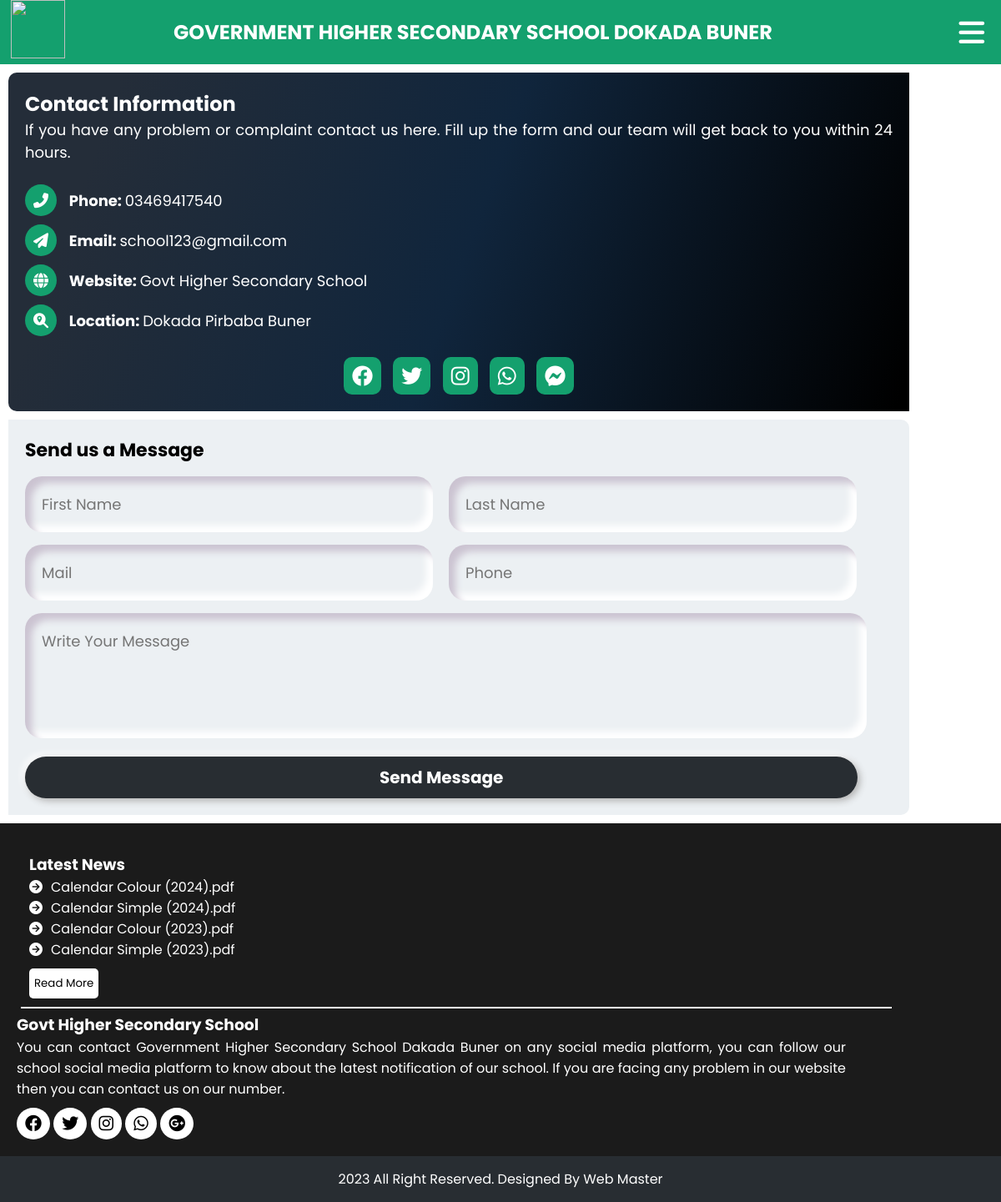
The page /Contact-Us.php on the database its author committed.
### tables this page shows
CREATE TABLE `document` (
  `id` int(11) NOT NULL,
  `file_name` varchar(255) NOT NULL,
  `file_path` varchar(255) NOT NULL,
  `upload_date` timestamp NOT NULL DEFAULT current_timestamp() ON UPDATE current_timestamp()
);

### Contact-Us.php (the view, shortened to what this page needs)
<?php include('Connection.php'); ?>
<!DOCTYPE html>
<html lang="en">
<head>
    <link rel="stylesheet" href="style.css">
    <link rel="stylesheet" href="Responsive.css">
    <link rel="stylesheet" href="https://cdnjs.cloudflare.com/ajax/libs/font-awesome/6.2.1/css/all.min.css"/>
</head>
<body>
    <header>
        <div class="logo">
            <img src="Folder/Logo.png">
        </div>
        <div class="name">
            <h1>GOVERNMENT HIGHER SECONDARY SCHOOL DOKADA BUNER</h1>
        </div>
    </header>
    <nav>
        <label for="check" class="checkbtn">
            <i class="fa fa-bars"></i>
        </label>
    </nav>
    <section class="contact-us">
        <div class="contact-text">
            <h2>Contact Information</h2>
            <p>If you have any problem or complaint contact us here. Fill up the form and our team will get back to you within 24 hours.</p>
            <ul class="contact-details">
                <li>
                    <i class="fas fa-phone-alt"></i>
                    <span>Phone: </span>
                    <a href="tel:+923469417540">03469417540</a>
                </li>
                <li>
                    <i class="fas fa-paper-plane"></i>
                    <span>Email: </span>
                    <a href="mailto:school123@gmail.com">school123@gmail.com</a>
                </li>
                <li>
                    <i class="fas fa-globe"></i>
                    <span>Website: </span>
                    <a href="https://www.hed.gkp.pk" target="_blank">Govt Higher Secondary School</a>
                </li>
                <li>
                    <i class="fa-solid fa-magnifying-glass-location"></i>
                    <span>Location: </span>
                    <a href="https://maps.google.com" target="_blank">Dokada Pirbaba Buner</a>
                </li>
            </ul>
            <ul class="contact-social">
                <li><a href="https://www.facebook.com" target="_blank"><i class="fab fa-facebook"></i></a></li>
                <li><a href="https://www.twitter.com" target="_blank"><i class="fab fa-twitter"></i></a></li>
                <li><a href="https://www.instagram.com" target="_blank"><i class="fab fa-instagram"></i></a></li>
                <li><a href="https://www.whatsapp.com" target="_blank"><i class="fab fa-whatsapp"></i></a></li>
                <li><a href="https://www.messenger.com" target="_blank"><i class="fa-brands fa-facebook-messenger"></i></a></li>
            </ul>
        </div>
        <div class="contact-form">
            <span>Send us a Message</span>
            <form action="#" method="post" autocomplete="on">
                <input type="text" name="Fname" placeholder="First Name" pattern="[A-Za-z]+" title="Only use uppercase & lowercase letters." required>
                <input type="text" name="Lname" placeholder="Last Name" pattern="[A-Za-z]+" title="Only use uppercase & lowercase letters." required>
                <input type="email" name="Email" placeholder="Mail" pattern="[a-z0-9._%+\-]+@[a-z0-9.\-]+\.[a-z]{2,}$" required>
                <input type="tel" name="Phone" placeholder="Phone" pattern="[0-9]{11}" title="Only use numbers, Do not use spaces and hyphens." required>
                <textarea name="Message" placeholder="Write Your Message" required></textarea>
                <input type="submit" name="submit" value="Send Message" class="submit-btn">
            </form>
        </div>
    </section>
    <section class="footer">
        <div class="footer-left">
            <h3>Govt Higher Secondary School</h3>
            <p>You can contact Government Higher Secondary School Dakada Buner on any social media platform, you can follow our school social media platform to know about the latest notification of our school. If you are facing any problem in our website then you can contact us on our number.</p>
            <ul class="footer-social">
                <li><a href="https://www.facebook.com" target="_blank"><i class="fa-brands fa-facebook"></i></a></li>
                <li><a href="https://www.twitter.com" target="_blank"><i class="fa-brands fa-twitter"></i></a></li>
                <li><a href="https://www.instagram.com" target="_blank"><i class="fa-brands fa-instagram"></i></a></li>
                <li><a href="https://www.whatsapp.com" target="_blank"><i class="fa-brands fa-whatsapp"></i></a></li>
                <li><a href="https://www.google.com" target="_blank"><i class="fa-brands fa-google-plus"></i></a></li>
            </ul>
        </div>
        <div class="footer-right">
            <h3>Latest News</h3>
            <?php
            $sql = "SELECT * FROM document ORDER BY upload_date DESC LIMIT 4";
            $result = mysqli_query($conn, $sql);
            if (mysqli_num_rows($result) > 0) {
                echo "<ul class='footer-news'>";
                while ($row = mysqli_fetch_assoc($result)) {
                    echo '<li><i class="fa-solid fa-circle-arrow-right"></i><a href="' . $row['file_path'] . '">' . $row['file_name'] . '</a></li>';
                }
                echo "</ul>";
            } else {
                echo "No Document Files Uploaded Yet. <br>";
            }
            ?>
            <button class="news-btn"><a href="News.php">Read More</a></button>
        </div>
    </section>
    <section class="copyright">
        <p>2023 All Right Reserved. Designed By <a href="#">Web Master</a></p>
    </section>
</body>
</html>

### style.css (style rules this page uses)
* { padding: 0; margin: 0; box-sizing: border-box; text-decoration-line: none; list-style-type: none; font-family: 'Poppins', sans-serif; }
a { color: white; }
:root { --my-green: rgb(20, 160, 110); --my-black: rgb(40, 45, 50); }
header { background-color: var(--my-green); color: white; padding: 0px 10px; display: flex; align-items: center; position: sticky; top: 0; left: 0; z-index: 1000; }
.logo { width: 5%; }
.logo img { width: 100%; height: 70px; object-fit: cover; }
.name h1 { margin-left: 130px; }
nav { background-color: var(--my-black); text-align: center; position: sticky; top: 77px; left: 0; z-index: 1000; }
.footer { background-color: rgb(27, 27, 27); color: white; width: 100%; padding: 20px; display: flex; justify-content: space-around; }
.footer-left { width: 50%; border-right: 1px solid white; padding-right: 50px; }
.footer-left p { text-align: justify; }
.footer-social li { background-color: white; display: inline-block; margin-top: 10px; border-radius: 50%; }
.footer-social li a { color: black; font-size: 20px; display: block; padding: 4px 10px; }
.footer-right { width: 40%; }
.footer-news li i { margin-right: 10px; }
.news-btn { background-color: white; border-radius: 5px; border: 0; margin-top: 10px; }
.news-btn a { color: black; display: block; padding: 8px 6px; }
.copyright { background-color: var(--my-black); color: white; padding: 15px; text-align: center; }
.contact-us { width: 90%; margin: 20px auto; display: flex; }
.contact-text { width: 40%; color: white; padding: 20px; border-radius: 10px 0px 0px 10px; background: linear-gradient(109.6deg, rgb(36, 45, 57) 11.2%, rgb(16, 37, 60) 51.2%, rgb(0, 0, 0) 98.6%); }
.contact-text p { font-size: 18px; text-align: justify; }
.contact-details { margin: 20px auto; }
.contact-details li { font-size: 18px; padding: 5px 0px; }
.contact-details li i { background-color: var(--my-green); padding: 10px; margin-right: 10px; border-radius: 50%; }
.contact-details li span { font-weight: bold; }
.contact-social { text-align: center; }
.contact-social li { display: inline-block; }
.contact-social li i { background-color: var(--my-green); padding: 10px; margin: 0px 5px; font-size: 25px; border-radius: 22%; }
.contact-form { width: 60%; padding: 20px; border-radius: 0px 10px 10px 0px; background-color: #ECF0F3; }
.contact-form span { font-size: 22px; font-weight: bold; }
.contact-form input, textarea { background: none; border: none; outline: none; width: 47%; padding: 20px; margin: 15px 15px 0px 0px; font-size: 18px; border-radius: 20px; box-shadow: inset 8px 8px 8px #CBC3D1, inset -8px -8px 8px #FFFFFF; }
.contact-form textarea { width: 97%; height: 150px; resize: none; }
.contact-form .submit-btn { width: 96%; padding: 10px; font-size: 20px; font-weight: bold; border-radius: 50px; cursor: pointer; color: white; background-color: var(--my-black); box-shadow: 3px 3px 8px #B1B1B1, -3px -3px 8px #FFFFFF; }

### Responsive.css (style rules this page uses)
.checkbtn { color: white; font-size: 35px; float: right; margin: -64px 20px 0px 0px; cursor: pointer; display: none; }
@media (min-width: 310px) and (max-width: 1200px) { .checkbtn { display: block; } }
@media (min-width: 310px) and (max-width: 1200px) { .footer { display: grid; } }
@media (min-width: 310px) and (max-width: 1200px) { .footer-left { order: 2; width: 90%; border-right: none; text-align: justify; } }
@media (min-width: 310px) and (max-width: 1200px) { .footer-right { order: 1; width: 90%; padding: 10px; border-bottom: 2px solid white; margin: 5px; text-align: justify; } }
@media (min-width: 992px) and (max-width: 1200px) { .logo { width: 65px; margin-left: 3px; } }
@media (min-width: 992px) and (max-width: 1200px) { header .name { font-size: 12px; } }
@media (min-width: 992px) and (max-width: 1200px) { .contact-us { display: block; margin: 10px; } }
@media (min-width: 992px) and (max-width: 1200px) { .contact-text { width: 100%; margin: 10px auto; } }
@media (min-width: 992px) and (max-width: 1200px) { .contact-form { width: 100%; margin: 10px auto; } }

### rows shown on the page
document: file_name "Calendar Colour (2024).pdf"
document: file_name "Calendar Simple (2024).pdf"
document: file_name "Calendar Colour (2023).pdf"
document: file_name "Calendar Simple (2023).pdf"
